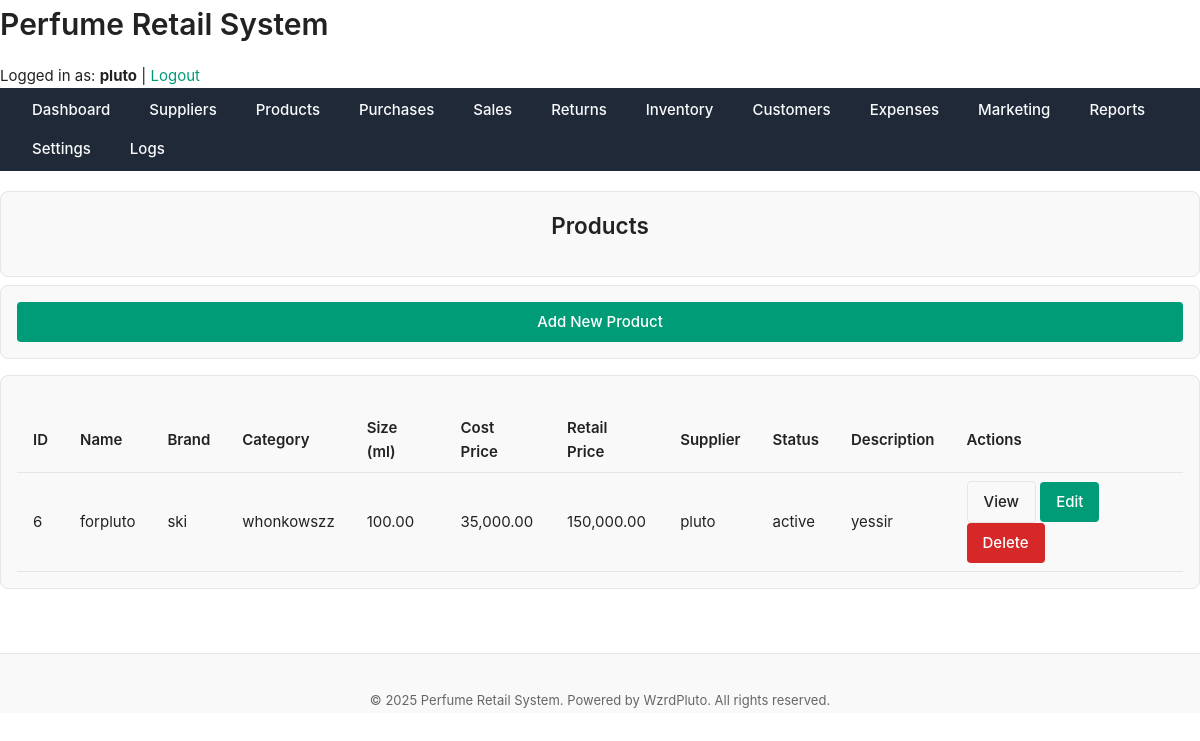
Before: /public/products/index.php (signed in) with the older database file.
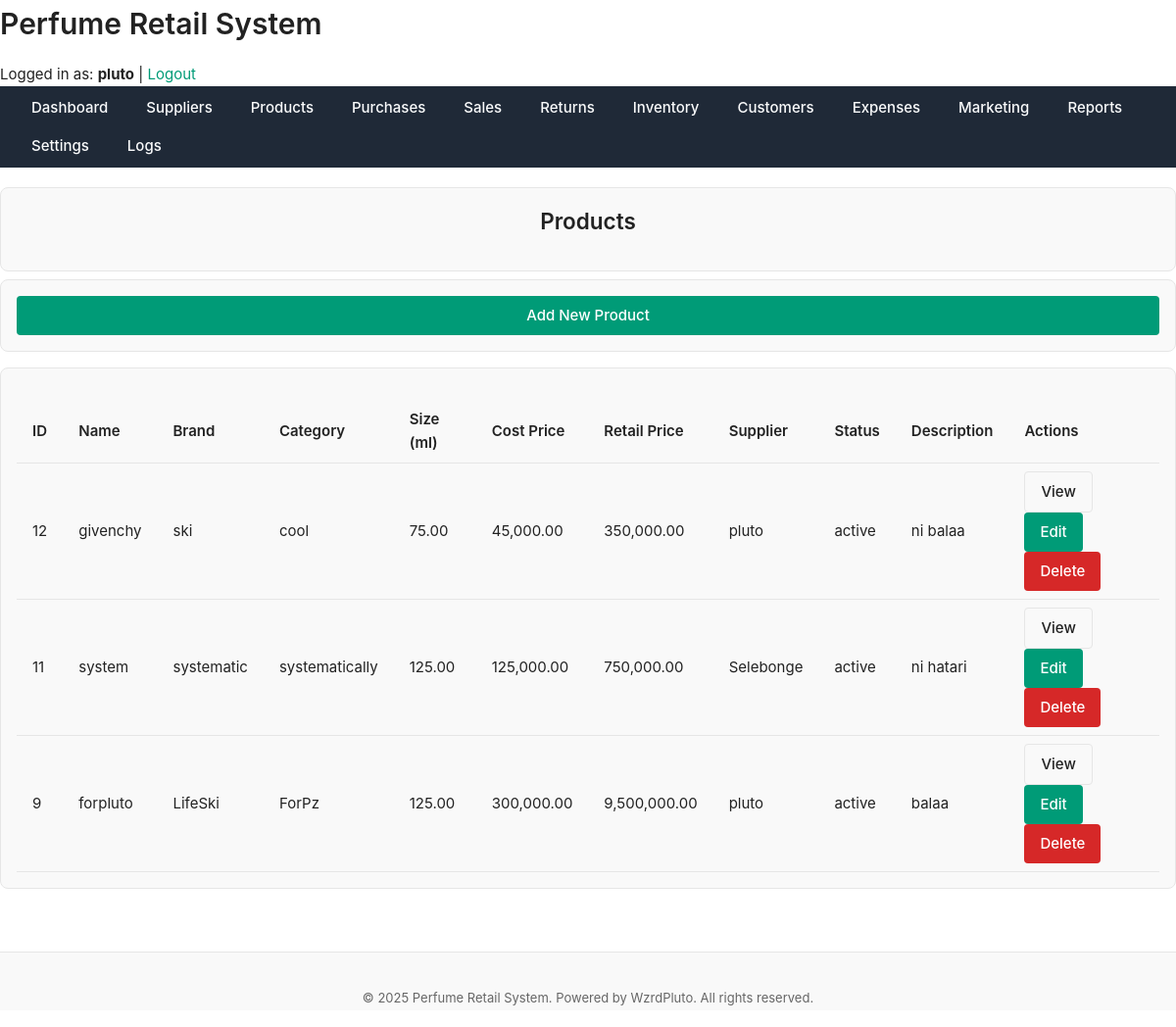
After: the same page with the newer database file.
### tables this page shows
CREATE TABLE `products` (
  `product_id` int(11) NOT NULL,
  `name` varchar(150) NOT NULL,
  `brand` varchar(100) DEFAULT NULL,
  `category` varchar(100) DEFAULT NULL,
  `size_ml` decimal(6,2) DEFAULT NULL,
  `cost_price` decimal(10,2) NOT NULL,
  `retail_price` decimal(10,2) NOT NULL,
  `supplier_id` int(11) DEFAULT NULL,
  `status` enum('active','discontinued') DEFAULT 'active',
  `created_at` datetime DEFAULT current_timestamp(),
  `description` text NOT NULL
);

CREATE TABLE `suppliers` (
  `supplier_id` int(11) NOT NULL,
  `name` varchar(150) NOT NULL,
  `contact_person` varchar(100) DEFAULT NULL,
  `phone` varchar(50) DEFAULT NULL,
  `email` varchar(100) DEFAULT NULL,
  `address` text DEFAULT NULL,
  `reliability_score` decimal(4,2) DEFAULT 0.00,
  `created_at` datetime DEFAULT current_timestamp()
);

### includes/functions.php (called while the page is built, shortened)
<?php
function get_all_products(PDO $pdo): array {
    $stmt = $pdo->prepare("
        SELECT p.*, s.name AS supplier_name
        FROM products p
        LEFT JOIN suppliers s ON p.supplier_id = s.supplier_id
        ORDER BY p.created_at DESC
    ");
    $stmt->execute();
    return $stmt->fetchAll(PDO::FETCH_ASSOC);
}

### public/products/index.php (the view, shortened to what this page needs)
<?php
require_once '../../includes/functions.php';
$products = get_all_products($pdo);
?>
<?php include '../../includes/header.php'; ?>
<main class="main-content">
    <div class="card mb-sm" style="display:flex; justify-content:space-between; align-items:center;">
        <h2>Products</h2>
    </div>
    <div class="card mb-md flex end">
        <a href="add.php" class="btn btn-primary">Add New Product</a>
    </div>
    <div class="card">
        <?php if (empty($products)): ?>
            <p class="text-muted">No products found.</p>
        <?php else: ?>
            <table class="data-table">
                <thead>
                    <tr>
                        <th>ID</th>
                        <th>Name</th>
                        <th>Brand</th>
                        <th>Category</th>
                        <th>Size (ml)</th>
                        <th>Cost Price</th>
                        <th>Retail Price</th>
                        <th>Supplier</th>
                        <th>Status</th>
                        <th>Description</th>
                        <th>Actions</th>
                    </tr>
                </thead>
                <tbody>
                    <?php foreach ($products as $p): ?>
                        <tr>
                            <td><?= $p['product_id'] ?></td>
                            <td><?= htmlspecialchars($p['name']) ?></td>
                            <td><?= htmlspecialchars($p['brand']) ?></td>
                            <td><?= htmlspecialchars($p['category']) ?></td>
                            <td><?= htmlspecialchars($p['size_ml']) ?></td>
                            <td><?= number_format($p['cost_price'], 2) ?></td>
                            <td><?= number_format($p['retail_price'], 2) ?></td>
                            <td><?= htmlspecialchars($p['supplier_name'] ?: '-') ?></td>
                            <td>
                                <span class="status <?= strtolower($p['status']) ?>">
                                    <?= htmlspecialchars($p['status']) ?>
                                </span>
                            </td>
                            <td><?= htmlspecialchars($p['description'] ?: '-') ?></td>
                            <td class="actions">
                                <a href="view.php?id=<?= $p['product_id'] ?>" class="btn btn-secondary">View</a>
                                <a href="edit.php?id=<?= $p['product_id'] ?>" class="btn btn-primary">Edit</a>
                                <a href="delete.php?id=<?= $p['product_id'] ?>"
                                   class="btn btn-danger"
                                   onclick="return confirm('Delete this product?')">
                                   Delete
                                </a>
                            </td>
                        </tr>
                    <?php endforeach; ?>
                </tbody>
            </table>
        <?php endif; ?>
    </div>
</main>
<?php include '../../includes/footer.php'; ?>

Changed rows visible on the page:
removed products: product_id "6", name "forpluto", brand "ski", category "whonkowszz", size_ml "100.00", cost_price "35,000.00", retail_price "150,000.00", supplier.name "pluto", status "active", description "yessir"
added products: product_id "12", name "givenchy", brand "ski", category "cool", size_ml "75.00", cost_price "45,000.00", retail_price "350,000.00", supplier.name "pluto", status "active", description "ni balaa"
added products: product_id "11", name "system", brand "systematic", category "systematically", size_ml "125.00", cost_price "125,000.00", retail_price "750,000.00", supplier.name "Selebonge", status "active", description "ni hatari"
added products: product_id "9", name "forpluto", brand "LifeSki", category "ForPz", size_ml "125.00", cost_price "300,000.00", retail_price "9,500,000.00", supplier.name "pluto", status "active", description "balaa"
